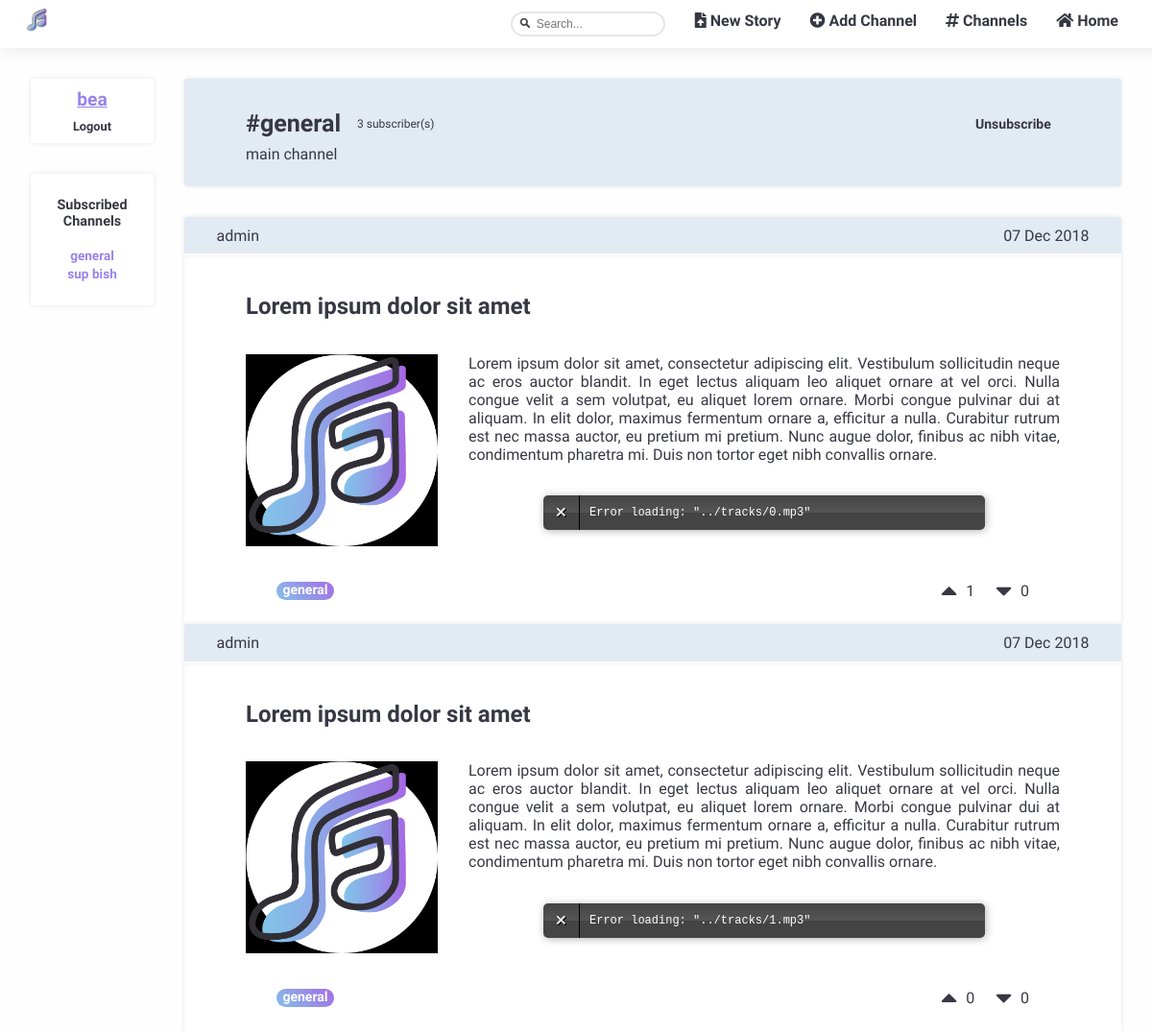
/pages/channel_page.php?channel=general (signed in), run on the app's committed database.
### tables this page shows
CREATE TABLE subscribed (
  id INTEGER PRIMARY KEY,
  user VARCHAR REFERENCES users,
  channel VARCHAR REFERENCES channels
);

CREATE TABLE channels (
  name VARCHAR PRIMARY KEY,
  author VARCHAR REFERENCES users,
  description VARCHAR
);

CREATE TABLE stories (id INTEGER PRIMARY KEY, title VARCHAR, text VARCHAR, author VARCHAR REFERENCES users, datetime DATETIME, upvotes INTEGER, downvotes INTEGER, channel VARCHAR REFERENCES channels);

### database/db_channels.php (called while the page is built, shortened)
<?php
  include('../database/db_connection.php');
  function getChannel($channel) {
    global $db;
    $stmt = $db->prepare('SELECT * FROM channels WHERE [name] = ?');
    $stmt->execute(array($channel));
    return $stmt->fetch();
  }
  function getSubbedChannels($username) {
    global $db;
    $stmt = $db->prepare('SELECT channel FROM subscribed WHERE user = ?');
    $stmt->execute(array($username));
    return $stmt->fetchAll();
  }
  function isSubbedTo($username, $channel) {
    global $db;
    $stmt = $db->prepare('SELECT * FROM subscribed WHERE user = ?
                          AND channel = ?');
    $stmt->execute(array($username, $channel));
    return $stmt->fetchAll();
  }
  function getStoriesInChannel($channel) {
    global $db;
    $stmt = $db->prepare('SELECT * FROM stories WHERE channel = ? ORDER BY [datetime] DESC');
    $stmt->execute(array($channel));
    return $stmt->fetchAll();
  }
  function getSubCount($channel) {
    global $db;
    $stmt = $db->prepare('SELECT COUNT(*) AS numSubs FROM subscribed WHERE channel = ?');
    $stmt->execute(array($channel));
    return $stmt->fetch();
  }
?>

### templates/tpl_stories.php (the view, shortened to what this page needs)
<?php function draw_stories($stories) {
  ?>
  <section id="story_list">
    <?php foreach($stories as $story) {
      draw_story($story);
    } ?>
  </section>
<?php } ?>
<?php function draw_story($story) {
$date_str = $story['datetime'];
$date = strtotime($date_str);
?>
  <article id="story" class = "blockStyle ">
    <header>
      <span id="user"> <?= $story['author']?></span>
      <span id="date"> <?= date('d M Y',$date)?></span>
    </header>
    <hr class = "invisibleLine">
    <section id="body" class = "blockLayout">
      <h2><a href="../pages/story_page.php?story_id=<?=$story['id']?>"><?= $story['title']?></a></h2>
      <div id = "storyContent">
        <img src= "../img/stories/thumbs_medium/<?=$story['id']?>.png" width="200" height="200">
        <div id = "storyTextAndTrack">
          <p> <?= $story['text']?></p>
        </div>
      </div>
    <footer>
    <span id="channel"><?= $story['channel']?></span>
      <section id="upvote" data-storyid=<?=$story['id']?>>
        <button type="submit" class="voteup_btn" user=<?=$_SESSION['username']?> action=1 story=<?=$story['id']?>>
          <i class="fas fa-caret-up fa-2x"></i>
        </button>
        <span id=numUpvotes><?= $story['upvotes']?></span>
      </section>
      <section id="downvote" data-storyid=<?=$story['id']?>>
        <button type="submit" class="votedown_btn" user=<?=$_SESSION['username']?> action=0 story=<?=$story['id']?>>
          <i class="fas fa-caret-down fa-2x"></i>
        </button>
        <span id=numDownvotes><?= $story['downvotes']?></span>
      </section>
    </footer>
  </article>
<?php
} ?>

### pages/channel_page.php (shortened to what this page needs)
<?php
  include_once('../database/db_channels.php');
  include_once('../templates/tpl_common.php');
  include_once('../templates/tpl_account.php');
  include_once('../templates/tpl_channel.php');
  include_once('../templates/tpl_stories.php');
  $channel_name = $_GET['channel'];
  try {
    $channel = getChannel($channel_name);
  } catch(PDOException $e) {
    $_SESSION['messages'][] = array('type' => 'error', 'content' => "Unable to access channel $channel_name");
    die(header("Location: ../pages/channels_list.php"));
  }
  try {
    $subCount = getSubCount($channel_name);
  } catch(PDOException $e) {
    $_SESSION['messages'][] = array('type' => 'error', 'content' => "Unable to access $channel_name's subscription count");
    die(header("Location: ../pages/channels_list.php"));
  }
  try {
    $stories = getStoriesInChannel($channel_name);
  } catch(PDOException $e) {
    $_SESSION['messages'][] = array('type' => 'error', 'content' => "Unable to access stories in channel $channel_name");
    die(header("Location: ../pages/channels_list.php"));
  }
  if (!isset($_SESSION['username'])) {
    draw_header(null);
    draw_sidebar(null);
  }
  else {
    draw_header($_SESSION['username']);
    $subbed_channels = getSubbedChannels($_SESSION['username']);
    draw_sidebar($subbed_channels);
  }
?>
  <section id="channel_page" class="page">
<?php
  draw_channel_page($channel, $subCount);
  draw_stories($stories);
?>
  </section>
<?php
  draw_footer();
?>

### templates/tpl_common.php (shortened to what this page needs)
<?php function draw_header($username) { ?>
  <!DOCTYPE html>
  <html>
    <head>
      <link rel="stylesheet" href="../css/style.css">
      <link rel="stylesheet" href="https://use.fontawesome.com/releases/v5.3.1/css/all.css">
    </head>
    <body>
      <div class = "navBar">
        <nav class="tabs">
          <ul>
            <li><a href="../pages/mainpage.php"><i class="fas fa-home"></i> Home</a></li>
            <li><a href="../pages/channels_list.php"><i class="fas fa-hashtag"></i> Channels</a></li>
            <?php if ($username != NULL) { ?>
              <li><a href="../pages/add_channel.php?username=<?= $username ?>"><i class="fas fa-plus-circle"></i> Add Channel</a></li>
              <li><a href="../pages/upload.php?username=<?= $username ?>"><i class="fas fa-file-upload"></i> New Story</a></li>
            <?php } ?>
          </ul>
          <form method="GET" action="../pages/search.php">
            <label><input type="text" name="search" class="inputField" placeholder="Search..." required></label>
          </form>
        </nav>
        <img src= "../img/logo.png" height="40" width="40"/>
      </div>
<?php } ?>
<?php function draw_footer() {  ?>
  </body>
</html>
<?php } ?>

### templates/tpl_account.php (shortened to what this page needs)
<?php function draw_sidebar($subbed_channels) {
?>
  <section id="sidebar">
    <?php
      draw_sidebar_login();
      draw_sidebar_subs($subbed_channels);
    ?>
  </section>
<?php } ?>
<?php function draw_sidebar_login() {
  if (isset($_SESSION['username']))
  {
    $username = $_SESSION['username'];?>
    <section id="sidebar_login" class="blockStyle">
        <a href="../pages/edit_profile.php?user=<?= $username ?>"><?= $username ?></a>
        <div><a href="../actions/action_logout.php">Logout</a></div>
    </section>
    <?php }
} ?>
<?php function draw_sidebar_subs($subbed_channels) {
  if (isset($_SESSION['username']) && !empty($subbed_channels)) {
    ?>
    <section id="sidebar_subs" class= "blockStyle">
      <h1>Subscribed Channels</h1>
      <ul>
        <?php
          foreach($subbed_channels as $subbed_channel) { ?>
            <li>
              <a href="../pages/channel_page.php?channel=<?= $subbed_channel['channel'] ?>"><?= $subbed_channel['channel'] ?></a>
            </li>
        <?php }
        ?>
      </ul>
    </section>
<?php }
}?>

### templates/tpl_channel.php (shortened to what this page needs)
<?php function draw_channel_page($channel, $subCount) {
  ?>
  <section id="channel_info" class="blockStyle">
    <header>
      <h1>#<?= $channel['name']?></h1>
      <h2><?= $subCount['numSubs']?> subscriber(s)</h2>
      <?php
      if (isset($_SESSION['username'])) {
        if (!(isSubbedTo($_SESSION['username'], $channel['name']))) {?>
        <form method="post" action="../actions/action_sub_channel.php">
          <input type="text" name="user" value=<?=$_SESSION['username']?> hidden>
          <input type="text" name="channel" value=<?=$channel['name']?> hidden>
          <input id="submit" type="submit" value="Subscribe">
        </form>
      <?php } else { ?>
          <form method="post" action="../actions/action_unsub_channel.php">
              <input id="submit" type="submit" value="Unsubscribe">
          </form>
      <?php
        }
        { ?>
        <?php }
      } ?>
    </header>
    <p><?= $channel['description']?></p>
  </section>
<?php } ?>

### data on the page
subscribed: channel "general"
subscribed: channel "sup bish"
channels: name "general", description "main channel"
stories: author "admin", datetime "07 Dec 2018", title "Lorem ipsum dolor sit amet", text "Lorem ipsum dolor sit amet, consectetur adipiscing elit. Vestibulum sollicitudin neque ac eros auctor blandit. In eget lectus aliquam leo aliquet ornare at vel orci. Nulla congue velit a sem volutpat, eu aliquet lorem ornare. Morbi congue pulvinar dui at aliquam. In elit dolor, maximus fermentum ornare a, efficitur a nulla. Curabitur rutrum est nec massa auctor, eu pretium mi pretium. Nunc augue dolor, finibus ac nibh vitae, condimentum pharetra mi. Duis non tortor eget nibh convallis ornare.", channel "general", upvotes "1", downvotes "0"
stories: author "admin", datetime "07 Dec 2018", title "Lorem ipsum dolor sit amet", text "Lorem ipsum dolor sit amet, consectetur adipiscing elit. Vestibulum sollicitudin neque ac eros auctor blandit. In eget lectus aliquam leo aliquet ornare at vel orci. Nulla congue velit a sem volutpat, eu aliquet lorem ornare. Morbi congue pulvinar dui at aliquam. In elit dolor, maximus fermentum ornare a, efficitur a nulla. Curabitur rutrum est nec massa auctor, eu pretium mi pretium. Nunc augue dolor, finibus ac nibh vitae, condimentum pharetra mi. Duis non tortor eget nibh convallis ornare.", channel "general", upvotes "0", downvotes "0"

### other printed values
$username "bea"
$subCount['numSubs'] "3"
